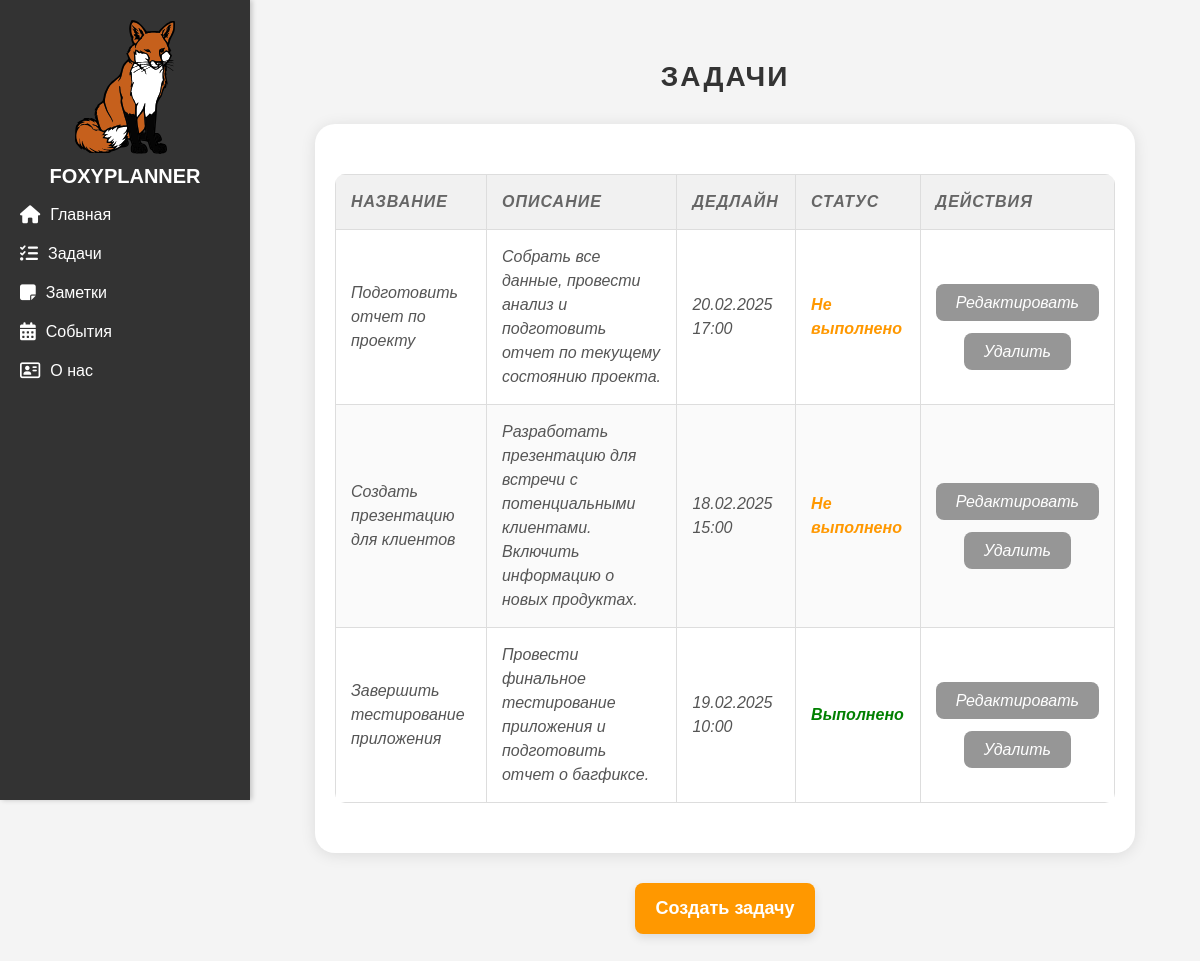
The page /tasks/ on the database as committed earlier.
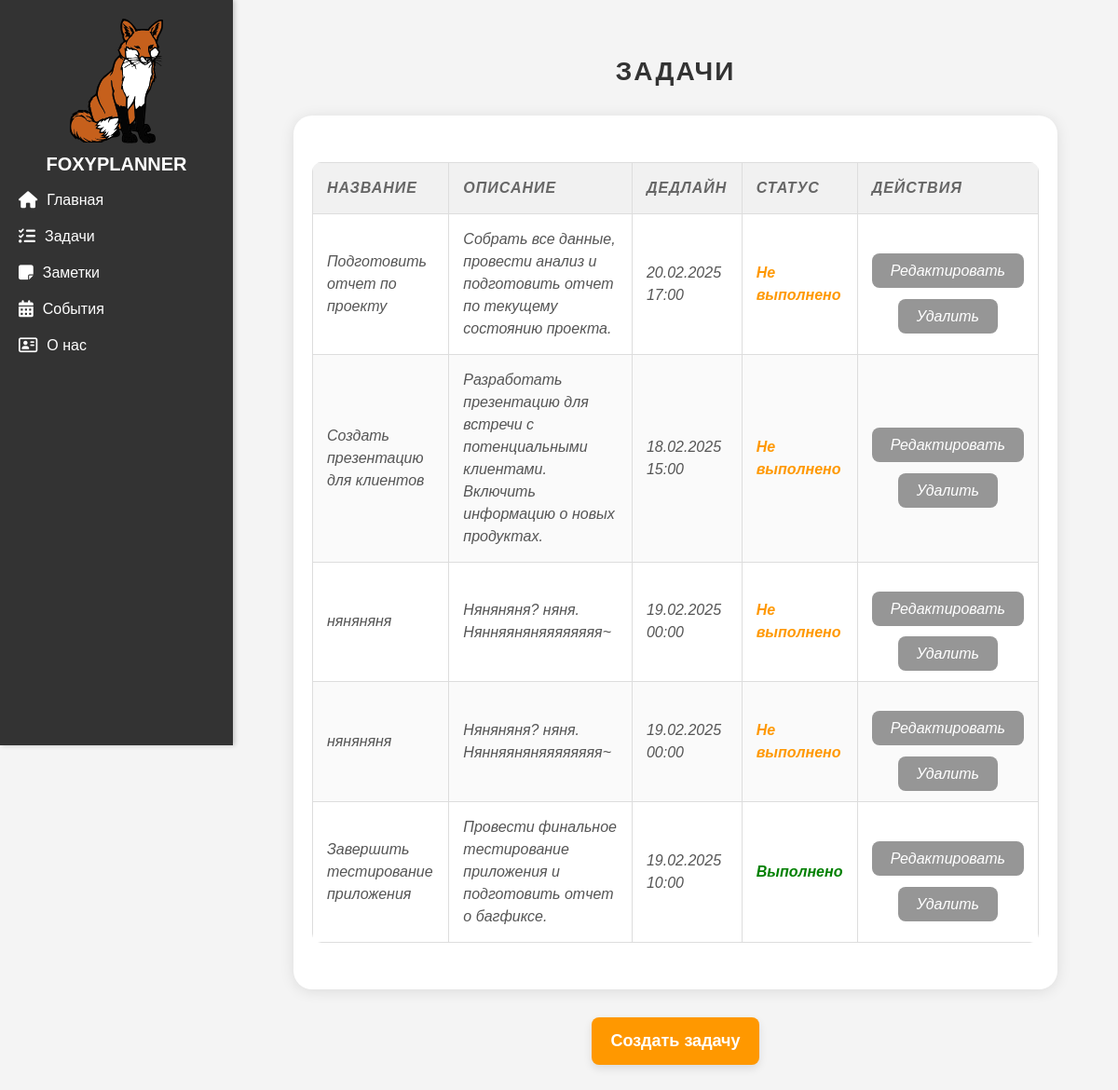
The same page on the database as committed later.
### tasks/models.py (models this page shows, shortened)
class Task(models.Model):
    title = models.CharField(max_length=200)  # Название задачи
    description = models.TextField()  # Описание задачи
    deadline = models.DateTimeField()  # Дедлайн задачи
    is_completed = models.BooleanField(default=False)  # Статус выполнения задачи
    class Meta:
        verbose_name = "Задача"
        verbose_name_plural = "Задачи"

### tasks/views.py (the view)
# urls.py: path('tasks/', include ('tasks.urls')),
def tasks(request):
    tasks = Task.objects.order_by("is_completed")  # Получаем все задачи из базы данных
    return render(request, 'tasks/tasks.html', {'tasks': tasks})

### tasks/templates/tasks/tasks.html (shortened to what this page needs)
{% extends 'main/layout.html' %}
{% block content %}
<h1>Задачи</h1>
{% if tasks %}
    <div class="task-table-container">
        <table class="task-table">
            <thead>
                <tr>
                    <th>Название</th>
                    <th>Описание</th>
                    <th>Дедлайн</th>
                    <th>Статус</th>
                    <th>Действия</th>
                </tr>
            </thead>
            <tbody>
                {% for task in tasks %}
                <tr>
                    <td>{{ task.title }}</td>
                    <td>{{ task.description }}</td>
                    <td>{{ task.deadline|date:"d.m.Y H:i" }}</td>
                    <td class="status {% if task.is_completed %}completed{% endif %}">
                        {% if task.is_completed %}Выполнено{% else %}Не выполнено{% endif %}
                    </td>
                    <td>
                        <p><a href="{% url 'task_update' task.id %}" class="task_but">Редактировать</a></p>
                        <p><a href="{% url 'task_delete' task.id %}" class="task_but">Удалить</a></p>
                    </td>
                </tr>
                {% endfor %}
            </tbody>
        </table>
    </div>
{% else %}
    <p>Задачи отсутствуют</p>
{% endif %}
<div class="create-note">
    <a href="{% url 'create_task' %}" class="create-button">Создать задачу</a>
</div>
{% endblock %}

Rows that differ between the two databases and show on the page:
added Task: title "няняняня", description "Няняняня? няня. Нянняяняняяяяяяяя~", deadline "19.02.2025 00:00", is_completed "Не выполнено"
added Task: title "няняняня", description "Няняняня? няня. Нянняяняняяяяяяяя~", deadline "19.02.2025 00:00", is_completed "Не выполнено"
